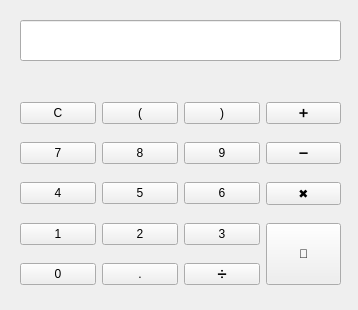
<?xml version="1.0" encoding="UTF-8"?>
<ui version="4.0">
 <class>MainWindow</class>
 <widget class="QMainWindow" name="MainWindow">
  <property name="geometry">
   <rect>
    <x>0</x>
    <y>0</y>
    <width>358</width>
    <height>310</height>
   </rect>
  </property>
  <property name="sizePolicy">
   <sizepolicy hsizetype="Fixed" vsizetype="Fixed">
    <horstretch>0</horstretch>
    <verstretch>0</verstretch>
   </sizepolicy>
  </property>
  <property name="windowTitle">
   <string>MainWindow</string>
  </property>
  <widget class="QWidget" name="centralwidget">
   <widget class="QLineEdit" name="caclulatelineEdit">
    <property name="geometry">
     <rect>
      <x>20</x>
      <y>20</y>
      <width>321</width>
      <height>41</height>
     </rect>
    </property>
    <property name="sizePolicy">
     <sizepolicy hsizetype="Fixed" vsizetype="Fixed">
      <horstretch>0</horstretch>
      <verstretch>0</verstretch>
     </sizepolicy>
    </property>
    <property name="minimumSize">
     <size>
      <width>0</width>
      <height>0</height>
     </size>
    </property>
   </widget>
   <widget class="QWidget" name="layoutWidget">
    <property name="geometry">
     <rect>
      <x>20</x>
      <y>90</y>
      <width>321</width>
      <height>211</height>
     </rect>
    </property>
    <layout class="QGridLayout" name="gridLayout">
     <item row="2" column="2">
      <widget class="QPushButton" name="sixBtn">
       <property name="text">
        <string>6</string>
       </property>
      </widget>
     </item>
     <item row="0" column="1">
      <widget class="QPushButton" name="leftBtn">
       <property name="text">
        <string>(</string>
       </property>
      </widget>
     </item>
     <item row="0" column="2">
      <widget class="QPushButton" name="rightBtn">
       <property name="text">
        <string>)</string>
       </property>
      </widget>
     </item>
     <item row="1" column="0">
      <widget class="QPushButton" name="sevenBtn">
       <property name="text">
        <string>7</string>
       </property>
      </widget>
     </item>
     <item row="0" column="3">
      <widget class="QPushButton" name="addBtn">
       <property name="enabled">
        <bool>true</bool>
       </property>
       <property name="text">
        <string>➕</string>
       </property>
      </widget>
     </item>
     <item row="3" column="2">
      <widget class="QPushButton" name="threeBtn">
       <property name="text">
        <string>3</string>
       </property>
      </widget>
     </item>
     <item row="2" column="0">
      <widget class="QPushButton" name="fourBtn">
       <property name="text">
        <string>4</string>
       </property>
      </widget>
     </item>
     <item row="1" column="2">
      <widget class="QPushButton" name="nineBtn">
       <property name="text">
        <string>9</string>
       </property>
      </widget>
     </item>
     <item row="2" column="3">
      <widget class="QPushButton" name="multiBtn">
       <property name="text">
        <string>✖️</string>
       </property>
      </widget>
     </item>
     <item row="3" column="1">
      <widget class="QPushButton" name="twoBtn">
       <property name="text">
        <string>2</string>
       </property>
      </widget>
     </item>
     <item row="3" column="3" rowspan="2">
      <widget class="QPushButton" name="equalBtn">
       <property name="sizePolicy">
        <sizepolicy hsizetype="Minimum" vsizetype="Minimum">
         <horstretch>0</horstretch>
         <verstretch>0</verstretch>
        </sizepolicy>
       </property>
       <property name="autoFillBackground">
        <bool>false</bool>
       </property>
       <property name="text">
        <string>🟰</string>
       </property>
      </widget>
     </item>
     <item row="4" column="1">
      <widget class="QPushButton" name="pointBtn">
       <property name="text">
        <string>.</string>
       </property>
      </widget>
     </item>
     <item row="1" column="1">
      <widget class="QPushButton" name="eightBtn">
       <property name="text">
        <string>8</string>
       </property>
      </widget>
     </item>
     <item row="4" column="0">
      <widget class="QPushButton" name="zeroBtn">
       <property name="text">
        <string>0</string>
       </property>
      </widget>
     </item>
     <item row="3" column="0">
      <widget class="QPushButton" name="oneBtn">
       <property name="text">
        <string>1</string>
       </property>
      </widget>
     </item>
     <item row="1" column="3">
      <widget class="QPushButton" name="subBtn">
       <property name="text">
        <string>➖</string>
       </property>
      </widget>
     </item>
     <item row="2" column="1">
      <widget class="QPushButton" name="fiveBtn">
       <property name="text">
        <string>5</string>
       </property>
      </widget>
     </item>
     <item row="0" column="0">
      <widget class="QPushButton" name="clearBtn">
       <property name="text">
        <string>C</string>
       </property>
      </widget>
     </item>
     <item row="4" column="2">
      <widget class="QPushButton" name="deviBtn">
       <property name="text">
        <string>➗</string>
       </property>
      </widget>
     </item>
    </layout>
   </widget>
  </widget>
 </widget>
 <resources/>
 <connections/>
</ui>
